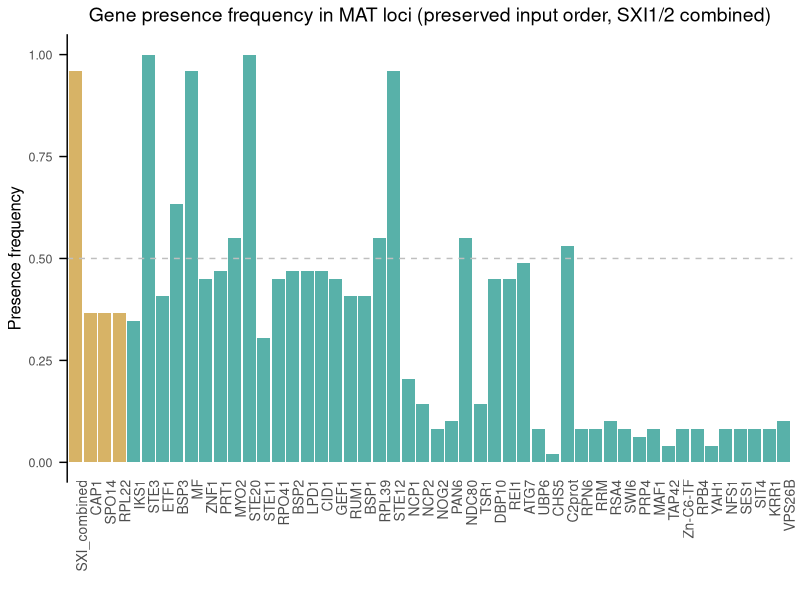
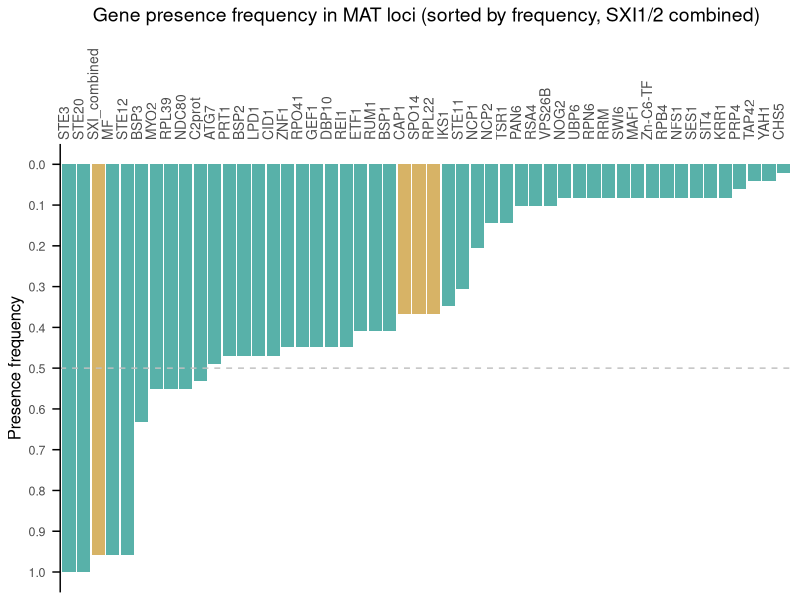

Here is the R script that generated these plots, in order:
#!/usr/bin/env Rscript

# Metadata
#~~~~~~~~~~~~~~~~~~~~~~~~~~~~~~~~~~~~~~~~~~~~~~~~~~~~~~~~~~~~~~~~~~~~~~~~~~~~~
# Author: Marco A. Coelho @ Heitman Lab, Duke University
# Date: 2025-12-03
# Version: 1.1
# Description: 
#   Analyzes gene presence frequency in MAT loci with the following assumptions:
#     - Pseudogenes are treated as present.
#     - Unclear cases ("?") are treated as absent.
#     - SXI1 and SXI2 are combined into a single column, SXI_combined.
#   Generates two bar plots:
#     1. Gene presence frequency in the preserved input order (SXI_combined included).
#     2. Gene presence frequency sorted by frequency (SXI_combined included).
# Requirements: R packages - dplyr, ggplot2, reshape2
# Usage:
#   1. Place the input file "MAT_loci_genes_presence_absence_matrix_to_plot.tsv" in the working directory.
#   2. Set the working directory using `setwd()` if needed.
#   3. Run this script in an R environment.
# Input:
#   - A tab-delimited file "MAT_loci_genes_presence_absence_matrix_to_plot.tsv" containing a gene presence/absence matrix.
#     The file should include a final row for "Essentiality" classification.
# Output:
#   - Two PDF files:
#       - "{date}_gene_presence_frequency_preserved_order_SXI_combined.pdf": Frequency plot in the original order.
#       - "{date}_gene_presence_frequency_sorted_SXI_combined.pdf": Frequency plot sorted by frequency.
#~~~~~~~~~~~~~~~~~~~~~~~~~~~~~~~~~~~~~~~~~~~~~~~~~~~~~~~~~~~~~~~~~~~~~~~~~~~~~

# Load required libraries
library(dplyr)
library(reshape2)
library(ggplot2)

# Set working directory (if applicable)
#setwd(" ")

# Define today's date in YYYY-MM-DD format
today_date <- format(Sys.Date(), "%Y-%m-%d")

# Load the dataset
#~~~~~~~~~~~~~~~~~~~~~~~~~~~~~~~~~~~~~~~~~~~~~~~~~~~~~~~~~~~~~~~~~~~~~~~~~~~~~
data <- read.delim("MAT_loci_genes_presence_absence_matrix_to_plot.tsv", header = TRUE, check.names = FALSE)

# Clean data
#~~~~~~~~~~~~~~~~~~~~~~~~~~~~~~~~~~~~~~~~~~~~~~~~~~~~~~~~~~~~~~~~~~~~~~~~~~~~~
# Remove the "X" column (if exists) and trailing unnamed columns
data <- data[, !grepl("^X|Unnamed", colnames(data))]

# Subset matrix data (exclude essentiality row)
matrix_data <- data[-nrow(data), ]  # Exclude the last row (essentiality)

# Fix empty column names
colnames(matrix_data)[colnames(matrix_data) == ""] <- "Unnamed_Column"  # Rename empty column

# Subset presence/absence data
presence_data <- matrix_data[, setdiff(colnames(matrix_data), c("MAT", "Strains", "Unnamed_Column"))]

# Add SXI_combined column: Presence if either SXI1 or SXI2 is present
presence_data$SXI_combined <- apply(matrix_data[, c("SXI1", "SXI2")], 1, function(x) {
  if ("1" %in% x || "pseudo" %in% x) "1" else "0"
})

# Remove SXI1 and SXI2 columns, keeping only SXI_combined
presence_data <- presence_data %>% select(-SXI1, -SXI2)

# Recode data: Treat 'pseudo' as '1' (present) and '?' as '0' (absent)
#~~~~~~~~~~~~~~~~~~~~~~~~~~~~~~~~~~~~~~~~~~~~~~~~~~~~~~~~~~~~~~~~~~~~~~~~~~~~~
recode_data <- presence_data %>% 
  mutate(across(everything(), ~ case_when(
    . == "1" ~ "1",        # Gene present
    . == "pseudo" ~ "1",   # Pseudogene treated as present
    . == "?" ~ "0",        # Unclear treated as absent
    TRUE ~ .               # Keep other values as they are
  )))

# Calculate gene presence frequency
# Summarize presence frequency for each gene (as a proportion of strains)
#~~~~~~~~~~~~~~~~~~~~~~~~~~~~~~~~~~~~~~~~~~~~~~~~~~~~~~~~~~~~~~~~~~~~~~~~~~~~~
presence_summary <- recode_data %>% 
  summarise(across(everything(), ~ sum(. == "1") / nrow(recode_data))) %>% 
  melt(variable.name = "Gene", value.name = "Frequency") # Reshape to long format

# Adjust gene order to match input dataset
# Maintain the original gene order and ensure SXI_combined is included
#~~~~~~~~~~~~~~~~~~~~~~~~~~~~~~~~~~~~~~~~~~~~~~~~~~~~~~~~~~~~~~~~~~~~~~~~~~~~~
original_gene_order <- colnames(presence_data)  # Original gene order (without SXI1 and SXI2)
adjusted_gene_order <- unique(c("SXI_combined", original_gene_order[!original_gene_order %in% c("SXI1", "SXI2")]))
presence_summary$Gene <- factor(presence_summary$Gene, levels = adjusted_gene_order)

# Define custom colors for HD- and P/R-associated genes
#~~~~~~~~~~~~~~~~~~~~~~~~~~~~~~~~~~~~~~~~~~~~~~~~~~~~~~~~~~~~~~~~~~~~~~~~~~~~~
hd_genes <- c("SXI_combined", "RPL22", "CAP1", "SPO14")  # Include SXI_combined as an HD gene
pr_color <- "#58b1a9"  # Color for P/R-associated genes
hd_color <- "#d7b366"  # Color for HD-associated genes

# Assign colors based on gene type
presence_summary <- presence_summary %>%
  mutate(Color = ifelse(Gene %in% hd_genes, hd_color, pr_color))

# Shared theme helper for common formatting
#~~~~~~~~~~~~~~~~~~~~~~~~~~~~~~~~~~~~~~~~~~~~~~~~~~~~~~~~~~~~~~~~~~~~~~~~~~~~~
shared_theme <- function() {
  theme_minimal() +
    theme(
      panel.grid.major.y = element_blank(),  # Remove vertical grid lines
      panel.grid.major.x = element_blank(),  # Remove horizontal grid lines
      panel.grid.minor = element_blank(),    # Remove minor grid lines
      axis.text.y = element_text(size = 9, margin = margin(r = 5)),  # Tick labels for frequency
      axis.title.x = element_text(size = 12),  # Title for x-axis
      axis.title.y = element_text(size = 12),  # Title for y-axis
      plot.title = element_text(size = 14, hjust = 0.5),  # Centered plot title
      axis.ticks.y = element_line(size = 0.5), # Add ticks for y-axis
      axis.ticks.length.y = unit(0.2, "cm"),   # Shorten y-axis tick marks
      axis.line.y = element_line(size = 0.5)   # Add a y-axis bar
    )
}

# Plot 1: Preserved Gene Order
#~~~~~~~~~~~~~~~~~~~~~~~~~~~~~~~~~~~~~~~~~~~~~~~~~~~~~~~~~~~~~~~~~~~~~~~~~~~~~
plot_preserved_order <- ggplot(presence_summary, aes(x = Gene, y = Frequency, fill = Color)) +
  geom_col() +
  geom_hline(yintercept = 0.5, linetype = "dashed", color = "gray75", size = 0.5) +
  labs(
    title = "Gene presence frequency in MAT loci (preserved input order, SXI1/2 combined)",
    x = "",
    y = "Presence frequency"
  ) +
  shared_theme() +
  theme(axis.text.x = element_text(size = 10, angle = 90, hjust = 1, margin = margin(t = -5))) +  # Bottom alignment
  scale_fill_identity()

# Save Plot 1
ggsave(paste0(today_date, "_gene_presence_frequency_preserved_order_SXI_combined.pdf"), plot = plot_preserved_order, width = 10, height = 8, dpi = 300)

# Plot 2: Sorted by Frequency
#~~~~~~~~~~~~~~~~~~~~~~~~~~~~~~~~~~~~~~~~~~~~~~~~~~~~~~~~~~~~~~~~~~~~~~~~~~~~~
plot_sorted_frequency <- ggplot(presence_summary, aes(x = reorder(Gene, -Frequency), y = Frequency, fill = Color)) + 
  geom_col() +
  geom_hline(yintercept = 0.5, linetype = "dashed", color = "gray75", size = 0.5) +
  labs(
    title = "Gene presence frequency in MAT loci (sorted by frequency, SXI1/2 combined)",
    x = "",
    y = "Presence frequency"
  ) +
  shared_theme() +
  theme(axis.text.x.top = element_text(size = 10, angle = 90, hjust = 0, margin = margin(t = -5))) +  # Top alignment
  scale_fill_identity() +
  scale_y_reverse(breaks = seq(0, 1, by = 0.1), limits = c(1, 0)) +
  scale_x_discrete(position = "top")

# Save Plot 2
ggsave(paste0(today_date, "_gene_presence_frequency_sorted_SXI_combined.pdf"), plot = plot_sorted_frequency, width = 10, height = 8, dpi = 300)
